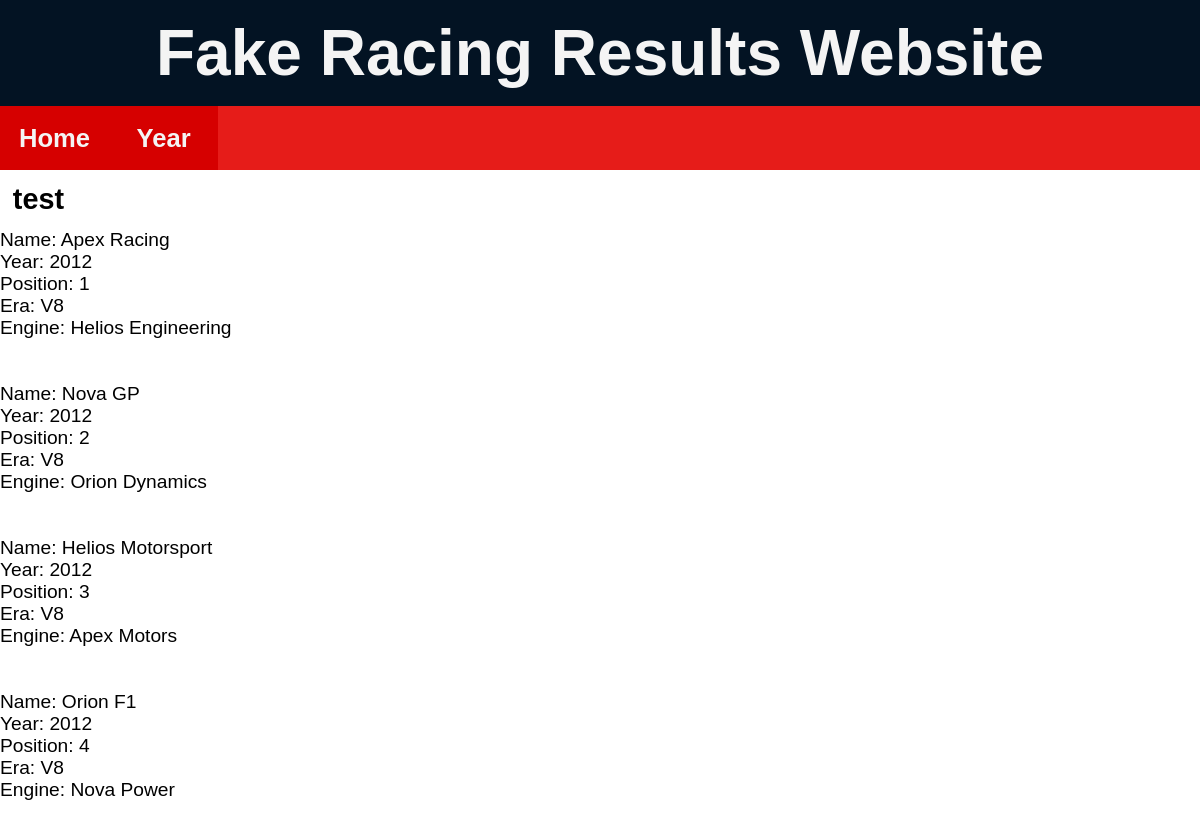
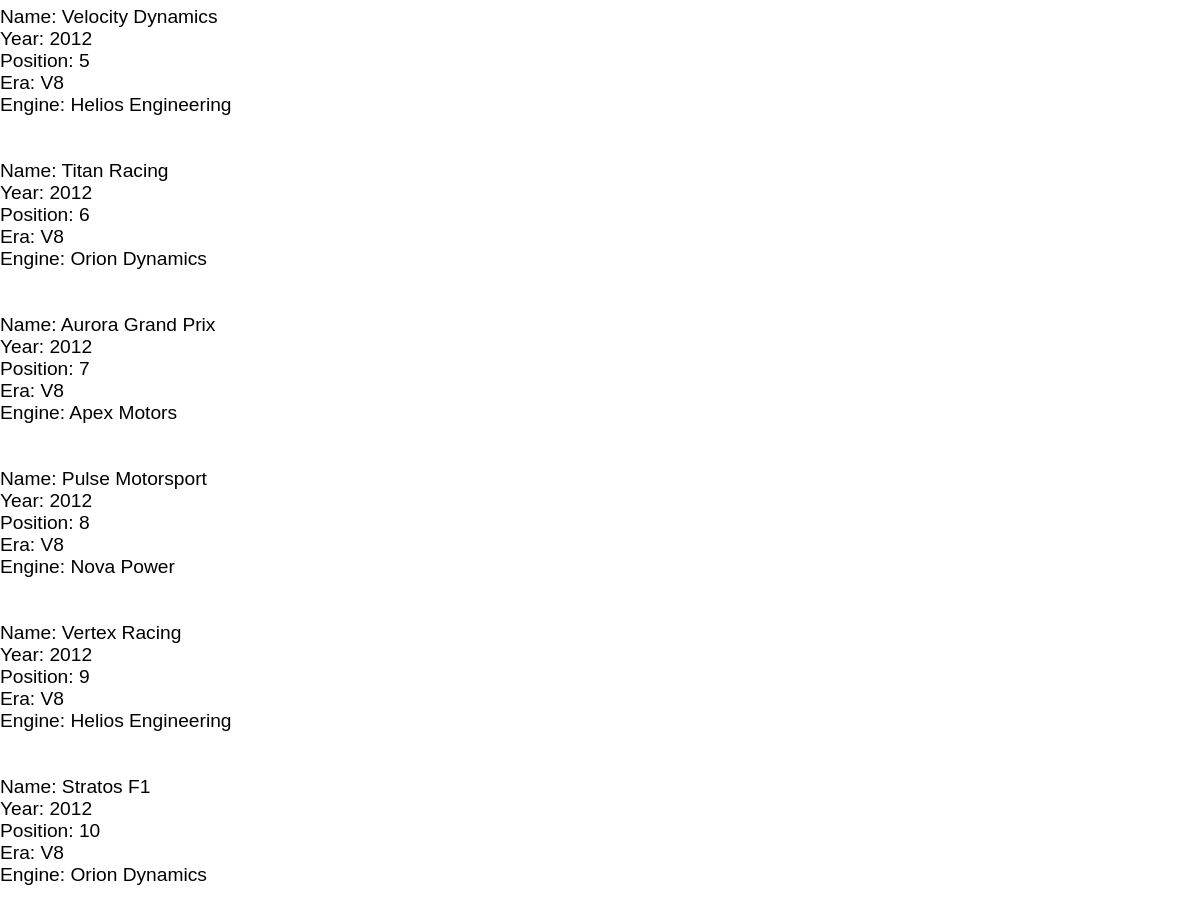
Page /years/2012 on the committed database (2 pictures, top to bottom).
### basic_app.py (models this page shows)
class Base(DeclarativeBase):
    pass

class Teams(Base):
    __tablename__ = "team_performance"
    id: Mapped[int] = mapped_column(primary_key=True)
    name: Mapped[str] = mapped_column(String)
    engine_id: Mapped[int] = mapped_column(ForeignKey("engine_maker.id"))
    engine: Mapped[Engines] = relationship(back_populates="team_years")
    year: Mapped[int] = mapped_column(Integer)
    pos: Mapped[int] = mapped_column(Integer)
    era: Mapped[str] = mapped_column(String)

class Engines(Base):
    __tablename__ = "engine_maker"
    id: Mapped[int] = mapped_column(primary_key=True)
    name: Mapped[str] = mapped_column(String)
    team_years: Mapped[list["Teams"]] = relationship(back_populates="engine")

### basic_app.py (the view)
@app.route("/years/<int:year_results>")
def years(year_results):
    statement = select(Teams).where(Teams.year == year_results)
    statement = statement.order_by(Teams.pos)
    results = db.session.execute(statement).scalars()
    return render_template("year.html", data=results)

### templates/year.html
{%extends "layout.html"%}
{%block content%}
{%for item in data%}
Name: {{item.name}} <br>
Year: {{item.year}} <br>
Position: {{item.pos}} <br>
Era: {{item.era}} <br>
Engine: {{item.engine.name}} <br>
<br><br>
{%endfor%}
{%endblock%}

### static/css/style.css (style rules this page uses)
html, body { font-family: "Righteous", sans-serif; padding: 0%; margin: 0%; }
body { font-size: 1.2rem; }

### rows in the picture
Teams: name "Apex Racing", year "2012", pos "1", era "V8", engine.name "Helios Engineering"
Teams: name "Nova GP", year "2012", pos "2", era "V8", engine.name "Orion Dynamics"
Teams: name "Helios Motorsport", year "2012", pos "3", era "V8", engine.name "Apex Motors"
Teams: name "Orion F1", year "2012", pos "4", era "V8", engine.name "Nova Power"
Teams: name "Velocity Dynamics", year "2012", pos "5", era "V8", engine.name "Helios Engineering"
Teams: name "Titan Racing", year "2012", pos "6", era "V8", engine.name "Orion Dynamics"
Teams: name "Aurora Grand Prix", year "2012", pos "7", era "V8", engine.name "Apex Motors"
Teams: name "Pulse Motorsport", year "2012", pos "8", era "V8", engine.name "Nova Power"
Teams: name "Vertex Racing", year "2012", pos "9", era "V8", engine.name "Helios Engineering"
Teams: name "Stratos F1", year "2012", pos "10", era "V8", engine.name "Orion Dynamics"
